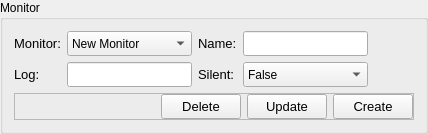
                   <widget class="QGroupBox" name="gbxConfigMonitor">
                    <property name="title">
                     <string>Monitor</string>
                    </property>
                    <layout class="QGridLayout" name="gridLayout_10">
                     <item row="0" column="2">
                      <widget class="QLabel" name="lblConfigMonitorName">
                       <property name="minimumSize">
                        <size>
                         <width>0</width>
                         <height>0</height>
                        </size>
                       </property>
                       <property name="font">
                        <font>
                         <pointsize>10</pointsize>
                        </font>
                       </property>
                       <property name="text">
                        <string>Name:</string>
                       </property>
                      </widget>
                     </item>
                     <item row="1" column="3">
                      <widget class="QComboBox" name="cbxMonitorSilent">
                       <property name="minimumSize">
                        <size>
                         <width>0</width>
                         <height>25</height>
                        </size>
                       </property>
                       <property name="maximumSize">
                        <size>
                         <width>16777215</width>
                         <height>25</height>
                        </size>
                       </property>
                       <property name="font">
                        <font>
                         <pointsize>9</pointsize>
                        </font>
                       </property>
                       <item>
                        <property name="text">
                         <string>False</string>
                        </property>
                       </item>
                       <item>
                        <property name="text">
                         <string>True</string>
                        </property>
                       </item>
                      </widget>
                     </item>
                     <item row="6" column="0" colspan="5">
                      <widget class="QFrame" name="fConfigMonitor">
                       <property name="frameShape">
                        <enum>QFrame::StyledPanel</enum>
                       </property>
                       <property name="frameShadow">
                        <enum>QFrame::Raised</enum>
                       </property>
                       <layout class="QHBoxLayout" name="horizontalLayout_18">
                        <property name="leftMargin">
                         <number>0</number>
                        </property>
                        <property name="topMargin">
                         <number>0</number>
                        </property>
                        <property name="rightMargin">
                         <number>0</number>
                        </property>
                        <property name="bottomMargin">
                         <number>0</number>
                        </property>
                        <item>
                         <spacer name="horizontalSpacer">
                          <property name="orientation">
                           <enum>Qt::Horizontal</enum>
                          </property>
                          <property name="sizeHint" stdset="0">
                           <size>
                            <width>40</width>
                            <height>20</height>
                           </size>
                          </property>
                         </spacer>
                        </item>
                        <item>
                         <widget class="QPushButton" name="btnConfigMonitorDelete">
                          <property name="minimumSize">
                           <size>
                            <width>0</width>
                            <height>25</height>
                           </size>
                          </property>
                          <property name="maximumSize">
                           <size>
                            <width>16777215</width>
                            <height>25</height>
                           </size>
                          </property>
                          <property name="font">
                           <font>
                            <pointsize>10</pointsize>
                           </font>
                          </property>
                          <property name="text">
                           <string>Delete</string>
                          </property>
                         </widget>
                        </item>
                        <item>
                         <widget class="QPushButton" name="btnConfigMonitorUpdate">
                          <property name="minimumSize">
                           <size>
                            <width>0</width>
                            <height>25</height>
                           </size>
                          </property>
                          <property name="maximumSize">
                           <size>
                            <width>16777215</width>
                            <height>25</height>
                           </size>
                          </property>
                          <property name="font">
                           <font>
                            <pointsize>10</pointsize>
                           </font>
                          </property>
                          <property name="text">
                           <string>Update</string>
                          </property>
                         </widget>
                        </item>
                        <item>
                         <widget class="QPushButton" name="btnConfigMonitorCreate">
                          <property name="minimumSize">
                           <size>
                            <width>0</width>
                            <height>25</height>
                           </size>
                          </property>
                          <property name="maximumSize">
                           <size>
                            <width>16777215</width>
                            <height>25</height>
                           </size>
                          </property>
                          <property name="font">
                           <font>
                            <pointsize>10</pointsize>
                           </font>
                          </property>
                          <property name="text">
                           <string>Create</string>
                          </property>
                         </widget>
                        </item>
                       </layout>
                      </widget>
                     </item>
                     <item row="1" column="1">
                      <widget class="QLineEdit" name="txtConfigMonitorLog">
                       <property name="minimumSize">
                        <size>
                         <width>0</width>
                         <height>25</height>
                        </size>
                       </property>
                       <property name="maximumSize">
                        <size>
                         <width>16777215</width>
                         <height>25</height>
                        </size>
                       </property>
                       <property name="font">
                        <font>
                         <pointsize>10</pointsize>
                        </font>
                       </property>
                      </widget>
                     </item>
                     <item row="0" column="0">
                      <widget class="QLabel" name="lblConfigMonitorMonitor">
                       <property name="minimumSize">
                        <size>
                         <width>0</width>
                         <height>0</height>
                        </size>
                       </property>
                       <property name="font">
                        <font>
                         <pointsize>10</pointsize>
                        </font>
                       </property>
                       <property name="text">
                        <string>Monitor:</string>
                       </property>
                      </widget>
                     </item>
                     <item row="1" column="0">
                      <widget class="QLabel" name="lblConfigMonitorLog">
                       <property name="minimumSize">
                        <size>
                         <width>0</width>
                         <height>0</height>
                        </size>
                       </property>
                       <property name="font">
                        <font>
                         <pointsize>10</pointsize>
                        </font>
                       </property>
                       <property name="text">
                        <string>Log:</string>
                       </property>
                      </widget>
                     </item>
                     <item row="0" column="1">
                      <widget class="QComboBox" name="cbxMonitorMonitor">
                       <property name="minimumSize">
                        <size>
                         <width>0</width>
                         <height>25</height>
                        </size>
                       </property>
                       <property name="maximumSize">
                        <size>
                         <width>16777215</width>
                         <height>25</height>
                        </size>
                       </property>
                       <property name="font">
                        <font>
                         <pointsize>9</pointsize>
                        </font>
                       </property>
                       <item>
                        <property name="text">
                         <string>New Monitor</string>
                        </property>
                       </item>
                      </widget>
                     </item>
                     <item row="0" column="3">
                      <widget class="QLineEdit" name="txtConfigMonitorName">
                       <property name="minimumSize">
                        <size>
                         <width>0</width>
                         <height>25</height>
                        </size>
                       </property>
                       <property name="maximumSize">
                        <size>
                         <width>16777215</width>
                         <height>25</height>
                        </size>
                       </property>
                       <property name="font">
                        <font>
                         <pointsize>10</pointsize>
                        </font>
                       </property>
                      </widget>
                     </item>
                     <item row="1" column="4">
                      <spacer name="horizontalSpacer_18">
                       <property name="orientation">
                        <enum>Qt::Horizontal</enum>
                       </property>
                       <property name="sizeHint" stdset="0">
                        <size>
                         <width>40</width>
                         <height>20</height>
                        </size>
                       </property>
                      </spacer>
                     </item>
                     <item row="1" column="2">
                      <widget class="QLabel" name="lblConfigMonitorSilent">
                       <property name="minimumSize">
                        <size>
                         <width>0</width>
                         <height>0</height>
                        </size>
                       </property>
                       <property name="font">
                        <font>
                         <pointsize>10</pointsize>
                        </font>
                       </property>
                       <property name="text">
                        <string>Silent:</string>
                       </property>
                      </widget>
                     </item>
                    </layout>
                   </widget>
